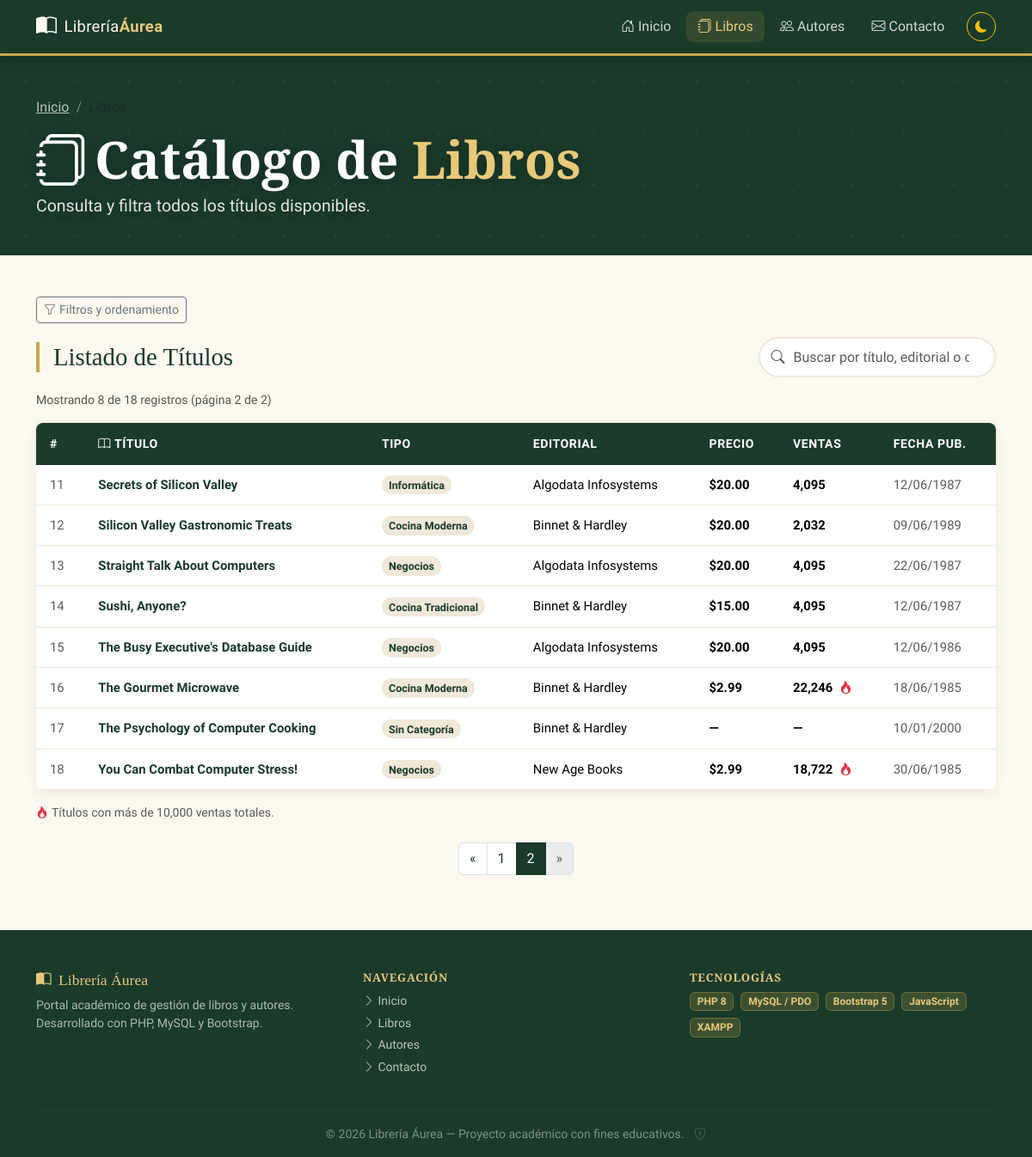
Screenshot of /libros.php?pagina=2 with the database file from the repository.
### tables this page shows
CREATE TABLE `titulos` (
  `id_titulo` varchar(6) NOT NULL,
  `titulo` varchar(60) NOT NULL,
  `tipo` varchar(15) NOT NULL,
  `id_pub` varchar(4) NOT NULL,
  `precio` double default NULL,
  `avance` double default NULL,
  `total_ventas` int(11) default NULL,
  `notas` varchar(255) NOT NULL,
  `fecha_pub` datetime NOT NULL,
  `contrato` varchar(1) NOT NULL,
  PRIMARY KEY  (`id_titulo`)
);

CREATE TABLE `publicadores` (
  `id_pub` varchar(4) NOT NULL,
  `nombre_pub` varchar(30) NOT NULL,
  `ciudad` varchar(15) NOT NULL,
  `estado` varchar(2) NOT NULL,
  PRIMARY KEY  (`id_pub`)
);

### libros.php (the view, shortened to what this page needs)
<?php
$libros    = [];
$porPagina = 10;
$pagina    = max(1, (int)($_GET['pagina'] ?? 1));
$filtroTipo      = trim($_GET['tipo']      ?? '');
$filtroEditorial = trim($_GET['editorial'] ?? '');
$filtroPrecioMin = (isset($_GET['precio_min']) && $_GET['precio_min'] !== '') ? (float)$_GET['precio_min'] : null;
$filtroPrecioMax = (isset($_GET['precio_max']) && $_GET['precio_max'] !== '') ? (float)$_GET['precio_max'] : null;
$camposPermitidos = ['titulo', 'precio', 'total_ventas', 'fecha_pub'];
$dirPermitidos    = ['ASC', 'DESC'];
$orden  = in_array($_GET['orden'] ?? '', $camposPermitidos) ? $_GET['orden'] : 'titulo';
$dirRaw = $_GET['dir'] ?? 'ASC';
$dir    = in_array(strtoupper($dirRaw), $dirPermitidos) ? strtoupper($dirRaw) : 'ASC';
$hayFiltros = $filtroTipo !== '' || $filtroEditorial !== '' || $filtroPrecioMin !== null || $filtroPrecioMax !== null;
$tiposES = [
    'business'     => 'Negocios',
    'mod_cook'     => 'Cocina Moderna',
    'trad_cook'    => 'Cocina Tradicional',
    'popular_comp' => 'Informática',
    'psychology'   => 'Psicología',
    'UNDECIDED'    => 'Sin categoría',
];
$totalRegistros = 0;
$totalPaginas   = 1;
try {
    $pdo = getConexion();
    $condiciones = [];
    $params      = [];
    $where = $condiciones ? 'WHERE ' . implode(' AND ', $condiciones) : '';
    $stmtTotal = $pdo->prepare("SELECT COUNT(*) FROM titulos t INNER JOIN publicadores p ON t.id_pub = p.id_pub $where");
    $stmtTotal->execute($params);
    $totalRegistros = (int)$stmtTotal->fetchColumn();
    $totalPaginas   = max(1, (int)ceil($totalRegistros / $porPagina));
    $pagina         = min($pagina, $totalPaginas);
    $offset         = ($pagina - 1) * $porPagina;
    $sql = "SELECT t.id_titulo, t.titulo, t.tipo, p.nombre_pub AS editorial,
                   t.precio, t.total_ventas, t.fecha_pub
            FROM titulos t INNER JOIN publicadores p ON t.id_pub = p.id_pub
            $where
            ORDER BY t.$orden $dir
            LIMIT :limite OFFSET :offset";
    $stmt = $pdo->prepare($sql);
    $stmt->bindValue(':limite', $porPagina, PDO::PARAM_INT);
    $stmt->bindValue(':offset', $offset,    PDO::PARAM_INT);
    $stmt->execute();
    $libros = $stmt->fetchAll();
} catch (PDOException $e) {
    error_log('Error en libros.php: ' . $e->getMessage());
    $errorDB = 'No fue posible cargar el catálogo. Inténtalo más tarde.';
}
function urlLibros(array $extra = []): string {
    global $filtroTipo, $filtroEditorial, $filtroPrecioMin, $filtroPrecioMax, $orden, $dir;
    $p = array_filter([
        'tipo'       => $filtroTipo,
        'editorial'  => $filtroEditorial,
        'precio_min' => $filtroPrecioMin !== null ? (string)$filtroPrecioMin : '',
        'precio_max' => $filtroPrecioMax !== null ? (string)$filtroPrecioMax : '',
        'orden'      => $orden !== 'titulo' ? $orden : '',
        'dir'        => $dir !== 'ASC' ? $dir : '',
    ], fn($v) => $v !== '' && $v !== null);
    return 'libros.php?' . http_build_query(array_merge($p, $extra));
}
require_once __DIR__ . '/includes/header.php';
require_once __DIR__ . '/includes/navbar.php';
?>
<section class="hero hero-small" aria-label="Catálogo de libros">
    <div class="container position-relative">
        <nav aria-label="Ruta de navegación" class="mb-2">
            <ol class="breadcrumb breadcrumb-blanco">
                <li class="breadcrumb-item"><a href="index.php" class="text-blanco-70">Inicio</a></li>
                <li class="breadcrumb-item active text-dorado-claro">Libros</li>
            </ol>
        </nav>
        <h1 class="hero-title mb-1"><i class="bi bi-journals me-2"></i>Catálogo de <span>Libros</span></h1>
        <p class="hero-subtitle mb-0">Consulta y filtra todos los títulos disponibles.</p>
    </div>
</section>
<section class="py-5">
    <div class="container">
        <div class="mb-3 d-flex align-items-center gap-2">
            <button class="btn btn-outline-secondary btn-sm"
                    type="button"
                    data-bs-toggle="collapse"
                    data-bs-target="#panelFiltros"
                    aria-expanded="<?= $hayFiltros ? 'true' : 'false' ?>"
                    aria-controls="panelFiltros">
                <i class="bi bi-funnel me-1"></i>Filtros y ordenamiento
            </button>
        </div>
        <div class="d-flex flex-column flex-sm-row align-items-sm-center justify-content-between gap-3 mb-3">
            <h2 class="section-title mb-0">Listado de Títulos</h2>
            <div class="buscador-wrap">
                <input type="search" id="campoBusqueda" class="form-control"
                       placeholder="Buscar por título, editorial o categoría…"
                       aria-label="Buscar en la tabla" autocomplete="off">
            </div>
        </div>
        <p class="conteo-resultados mb-3">
            <span id="conteoLibros">
                Mostrando <?= count($libros) ?> de <?= $totalRegistros ?> registros
                (página <?= $pagina ?> de <?= $totalPaginas ?>)
            </span>
        </p>
        <div class="tabla-principal table-responsive">
            <table class="table table-hover mb-0" aria-label="Catálogo de libros">
                <thead>
                    <tr>
                        <th>#</th><th><i class="bi bi-book me-1"></i>Título</th>
                        <th>Tipo</th><th>Editorial</th><th>Precio</th><th>Ventas</th><th>Fecha Pub.</th>
                    </tr>
                </thead>
                <tbody id="tbodyLibros">
                    <?php if (empty($libros)): ?>
                        <tr class="fila-vacia"><td colspan="7">No se encontraron libros con los filtros seleccionados.</td></tr>
                    <?php else: ?>
                        <?php foreach ($libros as $i => $libro):
                            $tipoEs = $tiposES[$libro['tipo']] ?? $libro['tipo'];
                            $fecha  = $libro['fecha_pub'] ? date('d/m/Y', strtotime($libro['fecha_pub'])) : '—';
                            $precio = $libro['precio'] !== null ? '$'.number_format((float)$libro['precio'],2) : '—';
                            $ventas = $libro['total_ventas'] !== null ? number_format((int)$libro['total_ventas']) : '—';
                        ?>
                            <tr>
                                <td class="text-muted"><?= $offset+$i+1 ?></td>
                                <td><span class="fw-semibold text-verde"><?= htmlspecialchars($libro['titulo']) ?></span></td>
                                <td><span class="badge-tipo"><?= htmlspecialchars($tipoEs) ?></span></td>
                                <td><?= htmlspecialchars($libro['editorial']) ?></td>
                                <td class="precio"><?= $precio ?></td>
                                <td>
                                    <span class="fw-semibold"><?= $ventas ?></span>
                                    <?php if ($libro['total_ventas'] !== null && $libro['total_ventas'] > 10000): ?>
                                        <i class="bi bi-fire text-danger ms-1" title="Bestseller"></i>
                                    <?php endif; ?>
                                </td>
                                <td class="text-muted"><?= $fecha ?></td>
                            </tr>
                        <?php endforeach; ?>
                    <?php endif; ?>
                </tbody>
            </table>
        </div>
        <p class="small text-muted mt-3 mb-4">
            <i class="bi bi-fire text-danger me-1"></i>Títulos con más de 10,000 ventas totales.
        </p>
        <?php if ($totalPaginas > 1): ?>
        <nav aria-label="Páginas del catálogo">
            <ul class="pagination justify-content-center flex-wrap">
                <li class="page-item <?= $pagina<=1?'disabled':'' ?>">
                    <a class="page-link" href="<?= urlLibros(['pagina'=>$pagina-1]) ?>">&laquo;</a>
                </li>
                <?php for ($p=1;$p<=$totalPaginas;$p++): ?>
                    <li class="page-item <?= $p===$pagina?'active':'' ?>">
                        <a class="page-link" href="<?= urlLibros(['pagina'=>$p]) ?>"><?= $p ?></a>
                    </li>
                <?php endfor; ?>
                <li class="page-item <?= $pagina>=$totalPaginas?'disabled':'' ?>">
                    <a class="page-link" href="<?= urlLibros(['pagina'=>$pagina+1]) ?>">&raquo;</a>
                </li>
            </ul>
        </nav>
        <?php endif; ?>
    </div>
</section>
<?php require_once __DIR__ . '/includes/footer.php'; ?>

### assets/css/styles.css (style rules this page uses)
:root { --verde-oscuro: #1a3a2a; --verde-medio: #245c3c; --verde-claro: #2e7d52; --dorado: #c9a84c; --dorado-claro: #e8c97a; --crema: #fdf8f0; --crema-oscura: #f0e8d8; --texto-oscuro: #1c1c1c; --texto-gris: #555; --blanco: #ffffff; --card-bg: #ffffff; --sombra-suave: 0 2px 12px rgba(0,0,0,.08); --sombra-media: 0 4px 24px rgba(0,0,0,.13); --radio: .5rem; --borde-tabla: #f0e8d8; }
*, *::before, *::after { box-sizing:border-box; }
html { scroll-behavior:smooth; }
body { font-family:'Source Sans 3',sans-serif; background-color:var(--crema); color:var(--texto-oscuro); min-height:100vh; display:flex; flex-direction:column; transition:background-color .3s,color .3s; }
h1, h2, h3, h4, h5, h6 { font-family:'Playfair Display',serif; }
.hero { background:var(--verde-oscuro); color:#ffffff; padding:5rem 0 4rem; position:relative; overflow:hidden; }
.hero::before { content:''; position:absolute; inset:0; pointer-events:none; }
.hero-title { font-size:clamp(2.4rem,5vw,4.6rem); font-weight:700; color:#ffffff; line-height:1.08; text-shadow:0 2px 18px rgba(0,0,0,.22); }
.hero-title span { color:var(--dorado-claro); }
.hero-subtitle { font-size:1.22rem; color:rgba(255,255,255,.88); max-width:700px; line-height:1.8; text-shadow:0 2px 14px rgba(0,0,0,.18); }
.section-title { font-size:1.8rem; color:var(--verde-oscuro); border-left:4px solid var(--dorado); padding-left:1rem; margin-bottom:1.5rem; }
.buscador-wrap { position:relative; max-width:440px; }
#campoBusqueda, #campoBusquedaAutor { padding-left:2.4rem; border:2px solid var(--crema-oscura); border-radius:2rem; background:var(--blanco); transition:border-color .2s; color:var(--texto-oscuro); }
.tabla-principal { background:var(--card-bg); border-radius:var(--radio); box-shadow:var(--sombra-suave); overflow:hidden; }
.tabla-principal thead th { background:var(--verde-oscuro); color:#fff; font-family:'Source Sans 3',sans-serif; font-weight:600; border:none; padding:.85rem 1rem; font-size:.88rem; letter-spacing:.04em; text-transform:uppercase; }
.tabla-principal tbody tr { transition:background .15s; }
.tabla-principal tbody td { padding:.75rem 1rem; vertical-align:middle; font-size:.93rem; border-color:var(--borde-tabla); }
.badge-tipo { background:var(--crema-oscura); color:var(--verde-oscuro); font-size:.78rem; font-weight:600; padding:.3em .65em; border-radius:2rem; text-transform:capitalize; }
.precio { font-weight:700; color:var(--verde-medio); }
.conteo-resultados { font-size:.88rem; color:var(--texto-gris); }
.form-control, .form-select { border:2px solid var(--crema-oscura); border-radius:var(--radio); padding:.6rem .85rem; transition:border-color .2s,box-shadow .2s; }
.page-item.active .page-link { background-color:var(--verde-oscuro); border-color:var(--verde-oscuro); }
.page-link { color:var(--verde-oscuro); transition:background .15s; }
.text-dorado-claro { color:var(--dorado-claro); }
.text-verde { color:var(--verde-oscuro); }
.text-blanco-70 { color:rgba(255,255,255,.7); }
.hero-small { padding:3rem 0 2.5rem; }
.breadcrumb-blanco { --bs-breadcrumb-divider-color:rgba(255,255,255,.4); }

### rows the page displays
titulos: i "11", titulo "Secrets of Silicon Valley", tipo "Informática", id_pub.nombre_pub "Algodata Infosystems", precio "$20.00", total_ventas "4,095", fecha_pub "12/06/1987"
titulos: i "12", titulo "Silicon Valley Gastronomic Treats", tipo "Cocina Moderna", id_pub.nombre_pub "Binnet & Hardley", precio "$20.00", total_ventas "2,032", fecha_pub "09/06/1989"
titulos: i "13", titulo "Straight Talk About Computers", tipo "Negocios", id_pub.nombre_pub "Algodata Infosystems", precio "$20.00", total_ventas "4,095", fecha_pub "22/06/1987"
titulos: i "14", titulo "Sushi, Anyone?", tipo "Cocina Tradicional", id_pub.nombre_pub "Binnet & Hardley", precio "$15.00", total_ventas "4,095", fecha_pub "12/06/1987"
titulos: i "15", titulo "The Busy Executive's Database Guide", tipo "Negocios", id_pub.nombre_pub "Algodata Infosystems", precio "$20.00", total_ventas "4,095", fecha_pub "12/06/1986"
titulos: i "16", titulo "The Gourmet Microwave", tipo "Cocina Moderna", id_pub.nombre_pub "Binnet & Hardley", precio "$2.99", total_ventas "22,246", fecha_pub "18/06/1985"
titulos: i "17", titulo "The Psychology of Computer Cooking", tipo "Sin Categoría", id_pub.nombre_pub "Binnet & Hardley", precio "—", total_ventas "—", fecha_pub "10/01/2000"
titulos: i "18", titulo "You Can Combat Computer Stress!", tipo "Negocios", id_pub.nombre_pub "New Age Books", precio "$2.99", total_ventas "18,722", fecha_pub "30/06/1985"

### other values shown
count($libros) "8"
$totalRegistros "18"
$pagina "2"
$totalPaginas "2"
